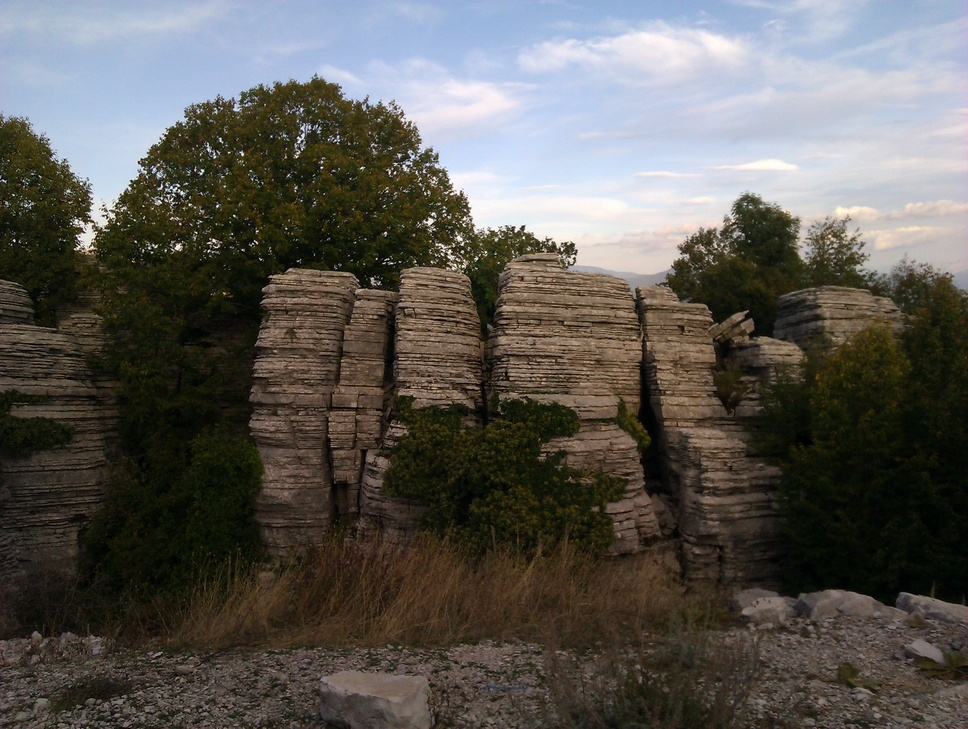
#> input picture images/IMAG0224.jpg, 968 x 729 px, shrunk from 2592 x 1952 before the run; its folder holds only this picture in this run
$ python getFrequenciesOfImages.py
#> lines starting #> are read from the running program, lines starting #| are printed output that depends on the picture
# Struktur- und Objektextraktion WS2425
# Uebung 1: Texturanalyse
# Gruppe: Jan, Korvin, Ramon,
#
# Einfache Visualisierung der Frequenzspektren von Bildern
# ========================================================
# Durch fft werden eingegebene Bilder in den Frequenzraum transformiert.
#

import numpy as np
import matplotlib.pyplot as plt
import cv2
import os

# Ordnerpfad zu den Bildern
image_folder = '../images'

# Alle Bilddateien im Ordner finden
image_files = [f for f in os.listdir(image_folder) if f.endswith(('.jpg', '.png', '.jpeg'))]
# image_files = ['../images/easySynthetic1.png']
# filename = 'easySynthetic1Freq.png'

for image_file in image_files:

    image_path = os.path.join(image_folder, image_file)     # Bildpfad erstellen
    image = cv2.imread(image_path, cv2.IMREAD_GRAYSCALE)    # Bild einlesen (im Graustufenformat)
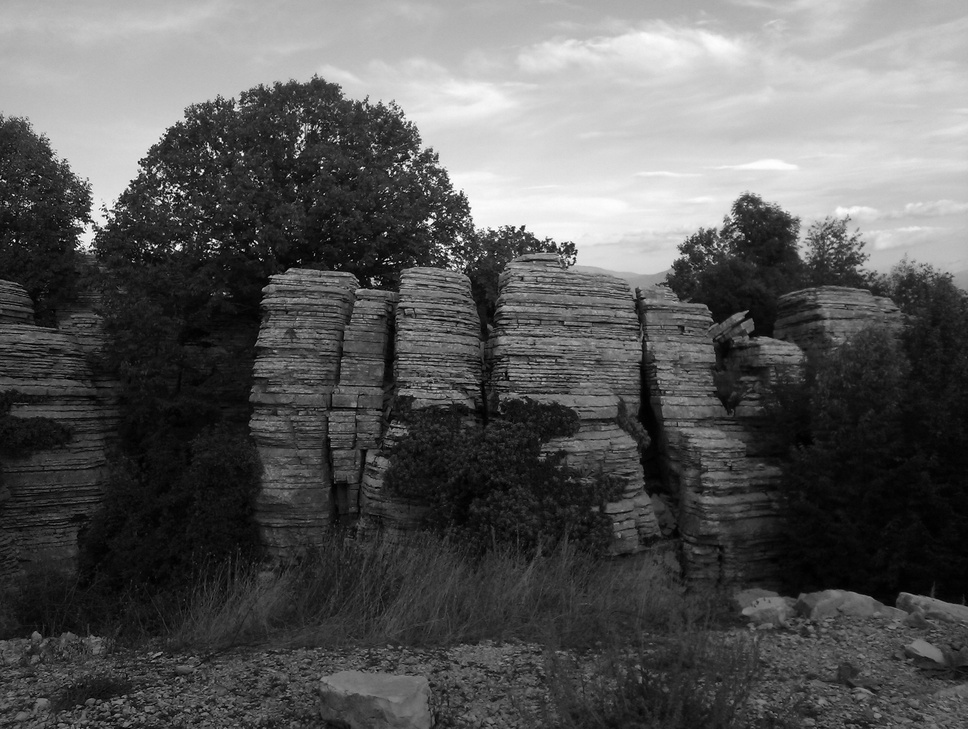
#> image: shape (729, 968); min 0, max 255, mean 89.2

    if image is None:
        print(f"Fehler beim Laden des Bildes: {image_file}")
        continue

    print(f"Verarbeite Bild: {image_file}, Größe: {image.shape}")
#| Verarbeite Bild: IMAG0224.jpg, Größe: (729, 968)

    # Fourier-Transformation
    f = np.fft.fft2(image)
    fshift = np.fft.fftshift(f)  # Verschiebe die Nullfrequenz in die Mitte
    magnitude_spectrum = np.abs(fshift)

    # Visualisierung des Frequenzspektrums
    plt.imshow(np.log(magnitude_spectrum + 1),cmap='gray')
    plt.title(f'Amplitudenspektrum (log) - {image_file}')
    plt.colorbar()
    plt.xlabel('Frequenz X')            # Achsenbeschriftung
    plt.ylabel('Frequenz Y')

    # Anzahl der Ticks festlegen
    print(image.shape)
#| (729, 968)
    nTicks = 5      # Bei ungerader Zahl ist ein Tick (fast) in der Mitte
    xticks = np.linspace(0, image.shape[1] - 1, nTicks)
#> xticks = [0, 241.8, 483.5, 725.2, 967]
    yticks = np.linspace(0, image.shape[0] - 1, nTicks)
#> yticks = [0, 182, 364, 546, 728]

    # Frequenzbereich für Labels berechnen (-N/2 bis N/2)
    xticklabels = np.linspace(-image.shape[1] // 2, image.shape[1] // 2 - 1, nTicks)
#> xticklabels = [-484, -242.2, -0.5, 241.2, 483]
    yticklabels = np.linspace(-image.shape[0] // 2, image.shape[0] // 2 - 1, nTicks)

    # Ticks und Labels setzen
    plt.xticks(xticks, labels=xticklabels.astype(int))
    plt.yticks(yticks, labels=yticklabels.astype(int))

    saveTo = '../out/frequency/freq_'+image_file
    plt.savefig(saveTo)
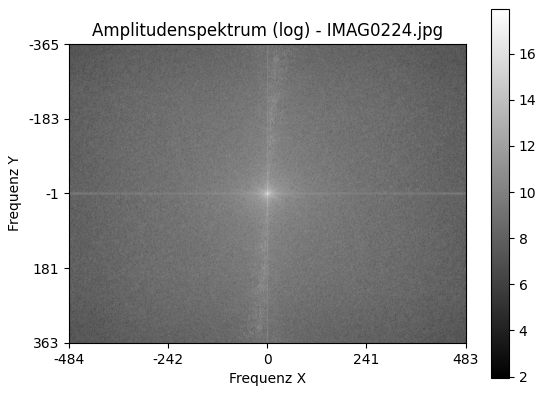
#> figure drawn by matplotlib, 2 panels
    plt.show()
